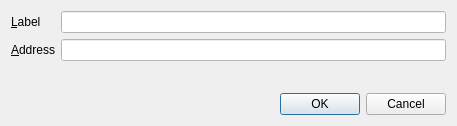
<?xml version="1.0" encoding="UTF-8"?>
<ui version="4.0">
 <class>EditAddressDialog</class>
 <widget class="QDialog" name="EditAddressDialog">
  <property name="geometry">
   <rect>
    <x>0</x>
    <y>0</y>
    <width>457</width>
    <height>126</height>
   </rect>
  </property>
  <property name="windowTitle">
   <string>Edit Address</string>
  </property>
  <layout class="QVBoxLayout" name="verticalLayout">
   <item>
    <layout class="QFormLayout" name="formLayout">
     <property name="fieldGrowthPolicy">
      <enum>QFormLayout::AllNonFixedFieldsGrow</enum>
     </property>
     <item row="0" column="0">
      <widget class="QLabel" name="label">
       <property name="text">
        <string>&amp;Label</string>
       </property>
       <property name="buddy">
        <cstring>labelEdit</cstring>
       </property>
      </widget>
     </item>
     <item row="0" column="1">
      <widget class="QLineEdit" name="labelEdit">
       <property name="toolTip">
        <string>The label associated with this address book entry</string>
       </property>
       <property name="styleSheet">
        <string notr="true">background-color: rgb(255, 255, 255);</string>
       </property>
      </widget>
     </item>
     <item row="1" column="0">
      <widget class="QLabel" name="label_2">
       <property name="text">
        <string>&amp;Address</string>
       </property>
       <property name="buddy">
        <cstring>addressEdit</cstring>
       </property>
      </widget>
     </item>
     <item row="1" column="1">
      <widget class="QLineEdit" name="addressEdit">
       <property name="toolTip">
        <string>The address associated with this address book entry. This can only be modified for sending addresses.</string>
       </property>
       <property name="styleSheet">
        <string notr="true">background-color: rgb(255, 255, 255);</string>
       </property>
      </widget>
     </item>
    </layout>
   </item>
   <item>
    <widget class="QDialogButtonBox" name="buttonBox">
     <property name="orientation">
      <enum>Qt::Horizontal</enum>
     </property>
     <property name="standardButtons">
      <set>QDialogButtonBox::Cancel|QDialogButtonBox::Ok</set>
     </property>
    </widget>
   </item>
  </layout>
 </widget>
 <resources/>
 <connections>
  <connection>
   <sender>buttonBox</sender>
   <signal>accepted()</signal>
   <receiver>EditAddressDialog</receiver>
   <slot>accept()</slot>
   <hints>
    <hint type="sourcelabel">
     <x>248</x>
     <y>254</y>
    </hint>
    <hint type="destinationlabel">
     <x>157</x>
     <y>274</y>
    </hint>
   </hints>
  </connection>
  <connection>
   <sender>buttonBox</sender>
   <signal>rejected()</signal>
   <receiver>EditAddressDialog</receiver>
   <slot>reject()</slot>
   <hints>
    <hint type="sourcelabel">
     <x>316</x>
     <y>260</y>
    </hint>
    <hint type="destinationlabel">
     <x>286</x>
     <y>274</y>
    </hint>
   </hints>
  </connection>
 </connections>
</ui>
